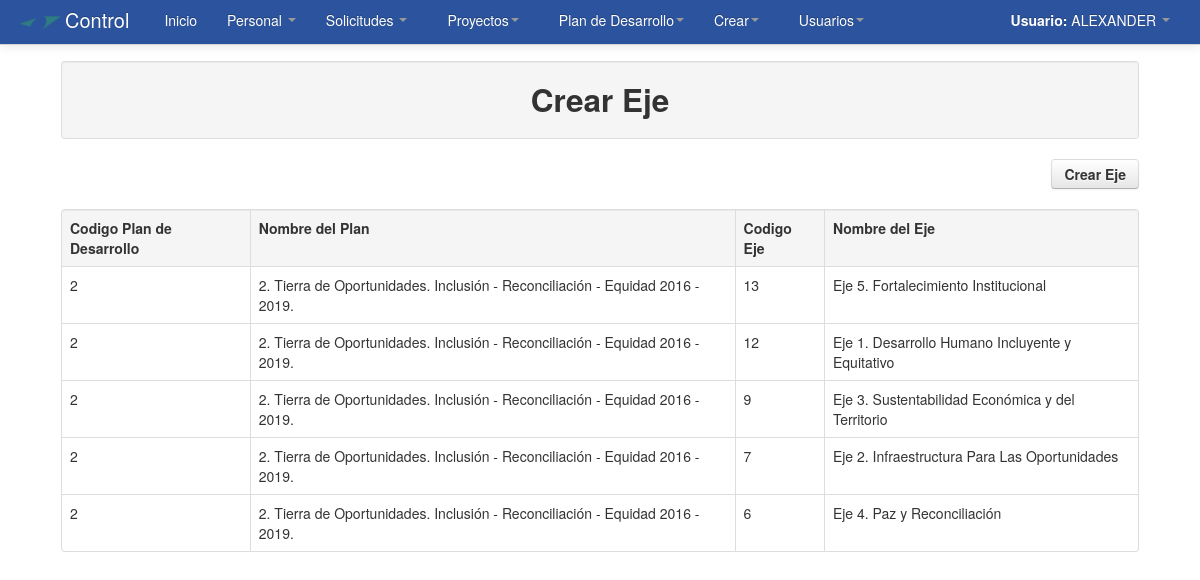
The page /Modulos/PlandeDesarrolloEje/crear_eje.php (signed in) on the database its author committed.
### tables this page shows
CREATE TABLE `plandedesarrolloeje` (
  `cod_eje` int(11) NOT NULL AUTO_INCREMENT,
  `eje` varchar(250) NOT NULL,
  `cod_plan` int(11) NOT NULL,
  PRIMARY KEY (`cod_eje`)
);

CREATE TABLE `plandedesarrollo` (
  `cod_plan` int(11) NOT NULL,
  `plan` varchar(250) NOT NULL,
  PRIMARY KEY (`cod_plan`)
);

### Modulos/PlandeDesarrolloEje/crear_eje.php (the view, shortened to what this page needs)
<!DOCTYPE html>
<html lang="es">
  <head>
    <link href="../../css/bootstrap.css" rel="stylesheet">
    <link href="../../css/bootstrap-responsive.css" rel="stylesheet">
  </head>
  <body>
    <?php include_once "../../menu/m_plandedesarrolloeje.php"; ?>
	<div align="center">
    	<table width="90%">
          <tr>
            <td>
            	<table class="table table-bordered">
                  <tr class="well">
                    <td>
                    	<h2 align="center">Crear Eje</h2>
                    </td>
                  </tr>
                </table>
                <div align="right">
                    <a href="#nuevo" role="button" class="btn" data-toggle="modal"><strong>Crear Eje</strong></a>
                </div>
                <br>
                <table class="table table-bordered table table-hover">
                  <tr class="well">
                    <td><strong>Codigo Plan de Desarrollo</strong></td>
                    <td><strong>Nombre del Plan</strong></td>
                    <td><strong>Codigo Eje</strong></td>
                    <td><strong>Nombre del Eje</strong></td>
                  </tr>
                  <?php
					if($existe==TRUE){
						$pa=mysql_query("SELECT * FROM proyectosxxxxxxxxxxxxxx WHERE cod_proyecto='$cod_proyecto'");
						while($row=mysql_fetch_array($pa)){
							$oProveedor=new Consultar_Proveedor($row['proveedor']);
				  ?>
                  <tr>
                  	<td><?php echo $oProveedor->consultar('Nombres'); ?></td>
                    <td><?php echo $oProveedor->consultar('dir'); ?></td>
                    <td><?php echo $oProveedor->consultar('tel'); ?></td>
                    <td><?php echo $oProveedor->consultar('fax'); ?></td>
                  </tr>
                  <?php }}else{
					  $pa=mysql_query("SELECT * FROM plandedesarrolloeje ORDER BY cod_eje DESC");
						while($row=mysql_fetch_array($pa)){
				  ?>
                  <tr>
                    <td><?php echo $row['cod_plan']; ?></td>
					<?php
					$consultaplan=mysql_query("SELECT * FROM plandedesarrollo WHERE cod_plan=".$row['cod_plan']);
					while($filaplan=mysql_fetch_array($consultaplan)){
						echo '<td>'.$filaplan['plan'].'</td>';
					}
					?>
                    <td><?php echo $row['cod_eje']; ?></td>
                    <td><?php echo $row['eje']; ?></td>
                  </tr>
                  <?php }} ?>
                </table>
            </td>
          </tr>
        </table>
    </div>
  </body>
</html>

### Modulos/PlandeDesarrolloEje/crear_eje.php (style rules this page uses)
body { padding-top: 60px; padding-bottom: 40px; }

### rows shown on the page
plandedesarrolloeje: cod_plan "2", cod_eje "13", eje "Eje 5. Fortalecimiento Institucional"
plandedesarrollo: plan "2. Tierra de Oportunidades. Inclusión - Reconciliación - Equidad 2016 - 2019."
plandedesarrolloeje: cod_plan "2", cod_eje "12", eje "Eje 1. Desarrollo Humano Incluyente y Equitativo"
plandedesarrolloeje: cod_plan "2", cod_eje "9", eje "Eje 3. Sustentabilidad Económica y del Territorio"
plandedesarrolloeje: cod_plan "2", cod_eje "7", eje "Eje 2. Infraestructura Para Las Oportunidades"
plandedesarrolloeje: cod_plan "2", cod_eje "6", eje "Eje 4. Paz y Reconciliación"

### other values the page prints
$_SESSION['user_name'] "ALEXANDER"
